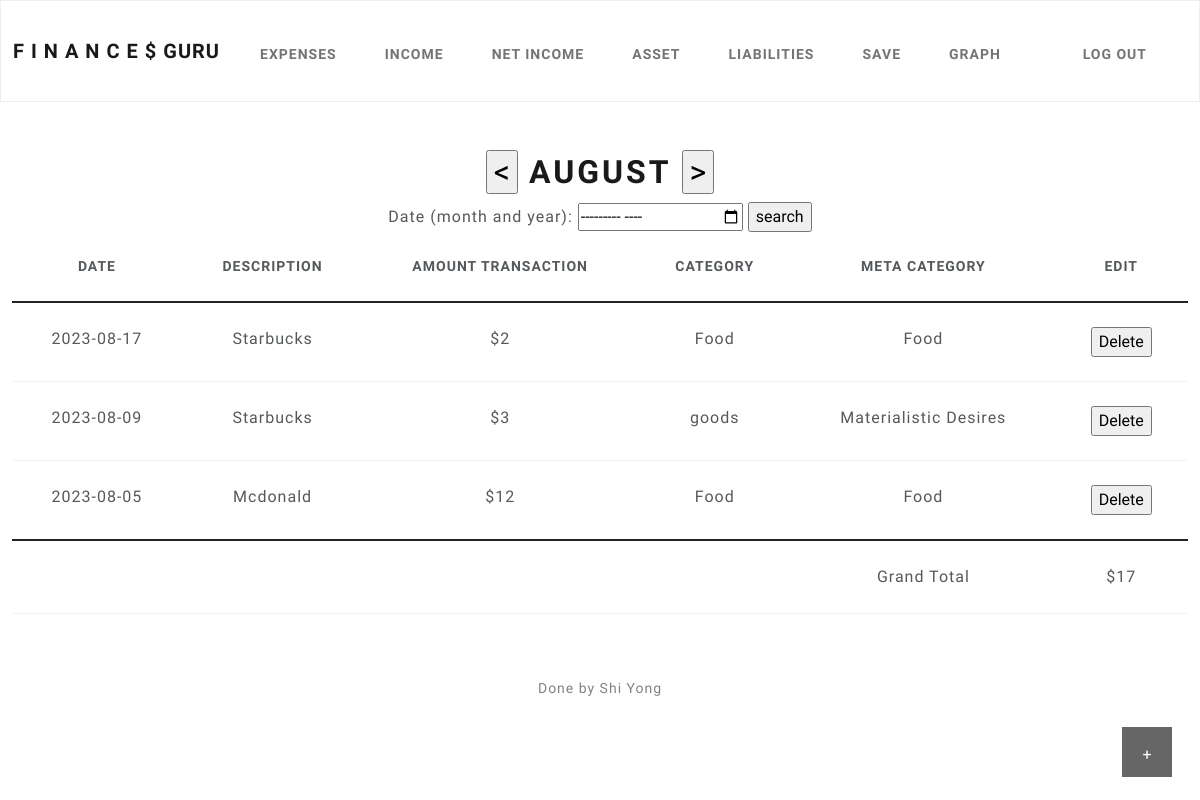
The app's page /expenses (signed in), older data.
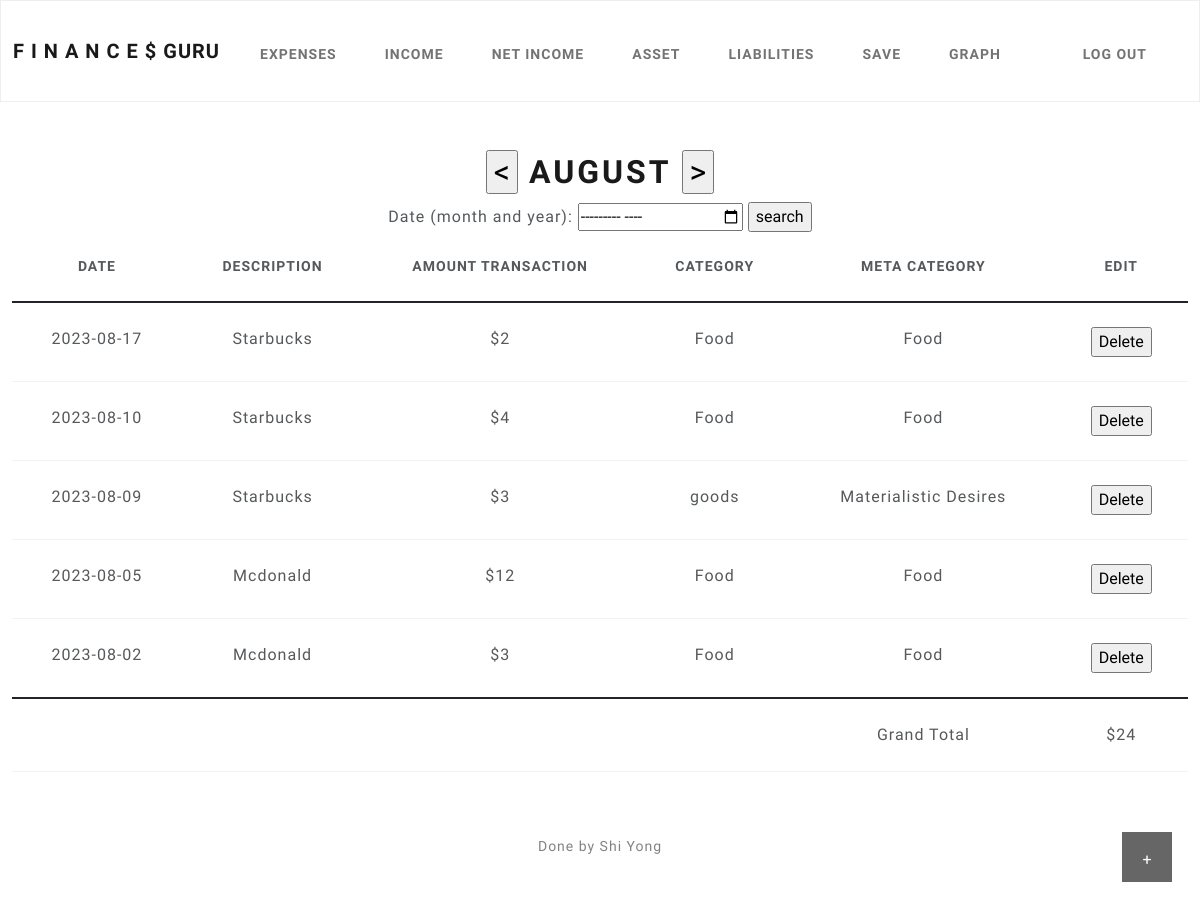
The same page, newer data.
### tables this page shows
CREATE TABLE "Expenses" (
	"E_id"	INTEGER,
	"Date"	TEXT,
	"Description"	TEXT,
	"expenses"	INTEGER,
	"Category"	TEXT,
	"MetaC"	TEXT,
	"id"	INTEGER NOT NULL,
	PRIMARY KEY("E_id" AUTOINCREMENT),
	FOREIGN KEY("id") REFERENCES "users"("id")
);

### app.py (the view)
@app.route("/expenses", methods=["GET", "POST"])
@login_required
def expenses():
    global month
    if request.method == "POST":
        Date = request.form.get('Date')
        Description = request.form.get('Description')
        expenses = request.form.get('expenses')
        Category = request.form.get('Category')
        MetaC = request.form.get('MetaC') #TODO get the month that the search engine search for and return results
        if Date:
            db.execute("INSERT INTO Expenses (id, Date,Description,expenses,Category,MetaC) VALUES(?, ?, ?, ?, ?, ?)", session["user_id"], Date,Description,expenses,Category,MetaC)
        Delete = request.form.get('Delete')
        if Delete != None:
            db.execute("DELETE FROM Expenses WHERE E_id = ? AND id = ?",Delete,session["user_id"])
        today = date.today()
        today = str(today)
        search = today[:-4]
        MONTH = request.form.get('month')
        if MONTH != None:
            MONTH = str(MONTH)
            MONTH = MONTH[-2:]
            if MONTH[:1] == '0':
                month = int(MONTH[-1:])
            else:
                month = int(MONTH)
        Previous = request.form.get('Previous')
        if Previous != None:
            month = int(month) -1
        Next = request.form.get('Next')
        if Next != None:
            month = int(month) +1
        if int(month) > 12 or int(month) < 1: #check if it overflow
            month = today[-4:-3]
        Month_full_name = calendar.month_name[int(month)]
        month = str(month)
        search = search + month
        search = search + '%'
        total = db.execute("SELECT SUM(expenses) FROM Expenses WHERE id = ? AND Date LIKE ?", session["user_id"],search)
        total = total[0]['SUM(expenses)']
        if total == None:
            total = 0
        LIST = db.execute("SELECT * FROM Expenses WHERE id = ? AND Date LIKE ? ORDER BY Date DESC", session["user_id"],search) #TODO Search the data from This month date
        Cat = [' Birthday Gift', 'Business Expense', 'Charity', 'Entertainment','Food','Materialistic Desires','Medical','Other','Rent','Self-Improvement','Transportation','Travel']
        return render_template('expenses.html',Cat=Cat,LIST=LIST,Month_full_name=Month_full_name, total = total)
    else:
        today = date.today()
        today = str(today)
        search = today[:-4]
        month = today[-4:-3]
        Month_full_name = calendar.month_name[int(month)]
        search = search + month
        search = search + '%'
        total = db.execute("SELECT SUM(expenses) FROM Expenses WHERE id = ? AND Date LIKE ?", session["user_id"],search)
        total = total[0]['SUM(expenses)']
        if total == None:
            total = 0
        LIST = db.execute("SELECT * FROM Expenses WHERE id = ? AND Date LIKE ? ORDER BY Date DESC", session["user_id"],search) #TODO Search the data from This month date
        Cat = [' Birthday Gift', 'Business Expense', 'Charity', 'Entertainment','Food','Materialistic Desires','Medical','Other','Rent','Self-Improvement','Transportation','Travel']
        return render_template('expenses.html',Cat=Cat,LIST=LIST,Month_full_name=Month_full_name, total = total)

### app.py (called while the page is built)
@app.after_request
def after_request(response):
    response.headers["Cache-Control"] = "no-cache, no-store, must-revalidate"
    response.headers["Expires"] = 0
    response.headers["Pragma"] = "no-cache"
    return response

### helpers.py (called while the page is built)
def login_required(f):
    @wraps(f)
    def decorated_function(*args, **kwargs):
        if session.get("user_id") is None:
            return redirect("/login")
        return f(*args, **kwargs)
    return decorated_function

### templates/expenses.html (shortened to what this page needs)
{% extends "layout.html" %}
{% block main %}
<button class="open-button" onclick="openForm()">+</button>
<form action="/expenses" method="post">
<h1><input type="submit" name="Previous" value="<">
    {{Month_full_name}}
    <input type="submit" name="Next" value=">"></h1>
</form>
<form action="/expenses" method="post">
  <label for="month">Date (month and year):</label>
  <input type="month" id="month" name="month" required>
  <input type="submit" value="search">
</form>
  <table class="table" style="margin-left:auto;margin-right:auto;">
        <thead class="thead-dark">
            <tr>
                <th scope="col">Date</th>
                <th scope="col">Description</th>
                <th scope="col">Amount Transaction</th>
                <th scope="col">Category</th>
                <th scope="col">Meta Category</th>
                <th>Edit</th>
            </tr>
        </thead>
        <tbody>
            {% for row in LIST %}
                <tr>
                    <td>{{row['Date']}}</td>
                    <td>{{row['Description']}}</td>
                    <td>${{row['expenses']}}</td>
                    <td>{{row['Category']}}</td>
                    <td>{{row['MetaC']}}</td>
                    <td>
                    <form action="/expenses" method="post">
                       <input type="submit" value="Delete" >
                   </form>
                    </td>
                </tr>
            {% endfor %}
        </tbody>
        <tfoot>
                <tr>
                    <td></td>
                    <td></td>
                    <td></td>
                    <td></td>
                    <td>Grand Total</td>
                    <td >${{ total }}</td>
                </tr>
        </tfoot>
    </table>
{% endblock %}

### templates/layout.html (shortened to what this page needs)
<!DOCTYPE html>
<html lang="en">
    <head>
        <link href="https://cdn.jsdelivr.net/npm/bootstrap@5.1.3/dist/css/bootstrap.min.css" rel="stylesheet">
        <link href="/static/bootstrap.min.css" rel="stylesheet">
    </head>
    <body>
        <nav class="bg-light border navbar navbar-expand-md navbar-light">
            <div class="container-fluid">
                <a class="navbar-brand" href="/">
                    <span >F</span>
                    <span >I</span>
                    <span >N</span>
                    <span >A</span>
                    <span >N</span>
                    <span>C</span>
                    <span>E</span>
                    <span >$</span>
                    <span>GURU</span>
                </a>
                <div class="collapse navbar-collapse" id="navbar">
                    {% if session["user_id"] %}
                        <ul class="navbar-nav me-auto mt-2">
                            <li class="nav-item"><a class="nav-link" href="/expenses">Expenses</a></li>
                            <li class="nav-item"><a class="nav-link" href="/income">Income</a></li>
                            <li class="nav-item"><a class="nav-link" href="/netincome">Net Income</a></li>
                            <li class="nav-item"><a class="nav-link" href="/asset">Asset</a></li>
                            <li class="nav-item"><a class="nav-link" href="/liabilities">Liabilities</a></li>
                            <li class="nav-item"><a class="nav-link" href="/save">Save</a></li>
                            <li class="nav-item"><a class="nav-link" href="/graph">Graph</a></li>
                        </ul>
                        <ul class="navbar-nav ms-auto mt-2">
                            <li class="nav-item"><a class="nav-link" href="/logout">Log Out</a></li>
                        </ul>
                    {% else %}
                        <ul class="navbar-nav ms-auto mt-2">
                            <li class="nav-item"><a class="nav-link" href="/register">Register</a></li>
                            <li class="nav-item"><a class="nav-link" href="/login">Log In</a></li>
                        </ul>
                    {% endif %}
                </div>
            </div>
        </nav>
        <main class="container-fluid py-5 text-center">
            {% block main %}{% endblock %}
        </main>
        <footer class="mb-5 small text-center text-muted">
            Done by Shi Yong
        </footer>
    </body>
</html>

### templates/expenses.html (style rules this page uses)
body * { box-sizing: border-box; }
.open-button { background-color: black; color: white; padding: 16px 20px; border: none; cursor: pointer; opacity: 0.6; position: fixed; bottom: 23px; right: 28px; width: 50px; height: 50px; text-align: center; }

Row changes from the older to the newer data that the page shows:
added Expenses: Date "2023-08-10", Description "Starbucks", expenses "4", Category "Food", MetaC "Food"
added Expenses: Date "2023-08-02", Description "Mcdonald", expenses "3", Category "Food", MetaC "Food"
Text that changed along with them:
{{ total }}: "17" → "24"
